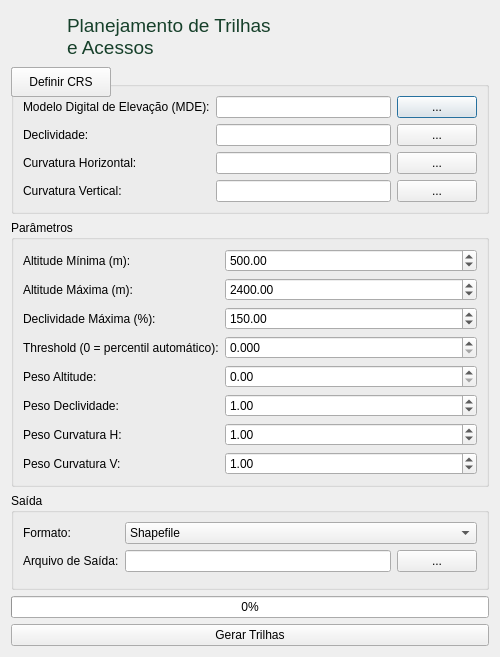
<?xml version="1.0" encoding="UTF-8"?>
<ui version="4.0">
 <class>TopotrailDialog</class>
 <widget class="QDialog" name="TopotrailDialog">
  <property name="geometry">
   <rect>
    <x>0</x>
    <y>0</y>
    <width>500</width>
    <height>600</height>
   </rect>
  </property>
  <property name="windowTitle">
   <string>TopoTrail - Planejamento de Trilhas e Acessos</string>
  </property>
  <layout class="QVBoxLayout" name="verticalLayout">
   <item>
    <layout class="QHBoxLayout" name="horizontalLayout">
     <item>
      <widget class="QLabel" name="logoLabel">
       <property name="minimumSize">
        <size>
         <width>50</width>
         <height>50</height>
        </size>
       </property>
       <property name="maximumSize">
        <size>
         <width>50</width>
         <height>50</height>
        </size>
       </property>
       <property name="pixmap">
        <pixmap>../logo.png</pixmap>
       </property>
       <property name="scaledContents">
        <bool>true</bool>
       </property>
      </widget>
     </item>
     <item>
      <widget class="QLabel" name="titleLabel">
       <property name="text">
        <string>Planejamento de Trilhas
e Acessos</string>
       </property>
       <property name="styleSheet">
        <string>font-family: &quot;Britannic Bold&quot;; font-size: 14pt; color: #16402a;</string>
       </property>
      </widget>
     </item>
    </layout>
   </item>
   <item>
    <widget class="QGroupBox" name="inputGroup">
     <property name="title">
      <string>Dados de Entrada</string>
     </property>
     <layout class="QFormLayout" name="formLayout">
      <item row="0" column="0">
       <widget class="QLabel" name="demLabel">
        <property name="text">
         <string>Modelo Digital de Elevação (MDE):</string>
        </property>
       </widget>
      </item>
      <item row="0" column="1">
       <layout class="QHBoxLayout" name="horizontalLayout_2">
        <item>
         <widget class="QLineEdit" name="demFileEdit">
          <property name="readOnly">
           <bool>true</bool>
          </property>
         </widget>
        </item>
        <item>
         <widget class="QPushButton" name="demBrowseButton">
          <property name="text">
           <string>...</string>
          </property>
         </widget>
        </item>
       </layout>
      </item>
      <item row="0" column="2">
       <widget class="QLabel" name="demCrsLabel">
        <property name="text">
         <string>CRS: -</string>
        </property>
        <property name="styleSheet">
         <string>color: #888;</string>
        </property>
       </widget>
      </item>
      <item row="0" column="3">
       <widget class="QPushButton" name="demCrsButton">
        <property name="text">
         <string>Definir CRS</string>
        </property>
       </widget>
      </item>
      <item row="1" column="0">
       <widget class="QLabel" name="slopeLabel">
        <property name="text">
         <string>Declividade:</string>
        </property>
       </widget>
      </item>
      <item row="1" column="1">
       <layout class="QHBoxLayout" name="horizontalLayout_3">
        <item>
         <widget class="QLineEdit" name="slopeFileEdit">
          <property name="readOnly">
           <bool>true</bool>
          </property>
         </widget>
        </item>
        <item>
         <widget class="QPushButton" name="slopeBrowseButton">
          <property name="text">
           <string>...</string>
          </property>
         </widget>
        </item>
       </layout>
      </item>
      <item row="1" column="2">
       <widget class="QLabel" name="slopeCrsLabel">
        <property name="text">
         <string>CRS: -</string>
        </property>
        <property name="styleSheet">
         <string>color: #888;</string>
        </property>
       </widget>
      </item>
      <item row="1" column="3">
       <widget class="QPushButton" name="slopeCrsButton">
        <property name="text">
         <string>Definir CRS</string>
        </property>
       </widget>
      </item>
      <item row="2" column="0">
       <widget class="QLabel" name="curvHLabel">
        <property name="text">
         <string>Curvatura Horizontal:</string>
        </property>
       </widget>
      </item>
      <item row="2" column="1">
       <layout class="QHBoxLayout" name="horizontalLayout_4">
        <item>
         <widget class="QLineEdit" name="curvHFileEdit">
          <property name="readOnly">
           <bool>true</bool>
          </property>
         </widget>
        </item>
        <item>
         <widget class="QPushButton" name="curvHBrowseButton">
          <property name="text">
           <string>...</string>
          </property>
         </widget>
        </item>
       </layout>
      </item>
      <item row="2" column="2">
       <widget class="QLabel" name="curvHCrsLabel">
        <property name="text">
         <string>CRS: -</string>
        </property>
        <property name="styleSheet">
         <string>color: #888;</string>
        </property>
       </widget>
      </item>
      <item row="2" column="3">
       <widget class="QPushButton" name="curvHCrsButton">
        <property name="text">
         <string>Definir CRS</string>
        </property>
       </widget>
      </item>
      <item row="3" column="0">
       <widget class="QLabel" name="curvVLabel">
        <property name="text">
         <string>Curvatura Vertical:</string>
        </property>
       </widget>
      </item>
      <item row="3" column="1">
       <layout class="QHBoxLayout" name="horizontalLayout_5">
        <item>
         <widget class="QLineEdit" name="curvVFileEdit">
          <property name="readOnly">
           <bool>true</bool>
          </property>
         </widget>
        </item>
        <item>
         <widget class="QPushButton" name="curvVBrowseButton">
          <property name="text">
           <string>...</string>
          </property>
         </widget>
        </item>
       </layout>
      </item>
      <item row="3" column="2">
       <widget class="QLabel" name="curvVCrsLabel">
        <property name="text">
         <string>CRS: -</string>
        </property>
        <property name="styleSheet">
         <string>color: #888;</string>
        </property>
       </widget>
      </item>
      <item row="3" column="3">
       <widget class="QPushButton" name="curvVCrsButton">
        <property name="text">
         <string>Definir CRS</string>
        </property>
       </widget>
      </item>
     </layout>
    </widget>
   </item>
   <item>
    <widget class="QGroupBox" name="paramsGroup">
     <property name="title">
      <string>Parâmetros</string>
     </property>
     <layout class="QFormLayout" name="formLayout_2">
      <item row="0" column="0">
       <widget class="QLabel" name="altMinLabel">
        <property name="text">
         <string>Altitude Mínima (m):</string>
        </property>
       </widget>
      </item>
      <item row="0" column="1">
       <widget class="QDoubleSpinBox" name="altMinSpin">
        <property name="minimum">
         <double>0.000000000000000</double>
        </property>
        <property name="maximum">
         <double>10000.000000000000000</double>
        </property>
        <property name="value">
         <double>500.000000000000000</double>
        </property>
       </widget>
      </item>
      <item row="1" column="0">
       <widget class="QLabel" name="altMaxLabel">
        <property name="text">
         <string>Altitude Máxima (m):</string>
        </property>
       </widget>
      </item>
      <item row="1" column="1">
       <widget class="QDoubleSpinBox" name="altMaxSpin">
        <property name="minimum">
         <double>0.000000000000000</double>
        </property>
        <property name="maximum">
         <double>10000.000000000000000</double>
        </property>
        <property name="value">
         <double>2400.000000000000000</double>
        </property>
       </widget>
      </item>
      <item row="2" column="0">
       <widget class="QLabel" name="maxSlopeLabel">
        <property name="text">
         <string>Declividade Máxima (%):</string>
        </property>
       </widget>
      </item>
      <item row="2" column="1">
       <widget class="QDoubleSpinBox" name="maxSlopeSpin">
        <property name="maximum">
          <double>200.000000000000000</double>
        </property>
        <property name="value">
          <double>150.000000000000000</double>
        </property>
       </widget>
      </item>
      <item row="3" column="0">
       <widget class="QLabel" name="thresholdLabel">
        <property name="text">
         <string>Threshold (0 = percentil automático):</string>
        </property>
       </widget>
      </item>
      <item row="3" column="1">
       <widget class="QDoubleSpinBox" name="thresholdSpin">
        <property name="minimum">
         <double>0.000</double>
        </property>
        <property name="maximum">
         <double>1.000</double>
        </property>
        <property name="singleStep">
         <double>0.010</double>
        </property>
        <property name="decimals">
         <number>3</number>
        </property>
        <property name="value">
          <double>0.000</double>
        </property>
        <property name="keyboardTracking">
         <bool>true</bool>
        </property>
       </widget>
      </item>
      <item row="4" column="0">
       <widget class="QLabel" name="weightAltLabel">
        <property name="text">
         <string>Peso Altitude:</string>
        </property>
       </widget>
      </item>
      <item row="4" column="1">
       <widget class="QDoubleSpinBox" name="weightAltSpin">
        <property name="minimum">
         <double>0.000000000000000</double>
        </property>
        <property name="maximum">
         <double>10.000000000000000</double>
        </property>
        <property name="value">
          <double>0.000000000000000</double>
        </property>
       </widget>
      </item>
      <item row="5" column="0">
       <widget class="QLabel" name="weightSlopeLabel">
        <property name="text">
         <string>Peso Declividade:</string>
        </property>
       </widget>
      </item>
      <item row="5" column="1">
       <widget class="QDoubleSpinBox" name="weightSlopeSpin">
        <property name="minimum">
         <double>0.000000000000000</double>
        </property>
        <property name="maximum">
         <double>10.000000000000000</double>
        </property>
        <property name="value">
         <double>1.000000000000000</double>
        </property>
       </widget>
      </item>
      <item row="6" column="0">
       <widget class="QLabel" name="weightCurvHLabel">
        <property name="text">
         <string>Peso Curvatura H:</string>
        </property>
       </widget>
      </item>
      <item row="6" column="1">
       <widget class="QDoubleSpinBox" name="weightCurvHSpin">
        <property name="minimum">
         <double>0.000000000000000</double>
        </property>
        <property name="maximum">
         <double>10.000000000000000</double>
        </property>
        <property name="value">
         <double>1.000000000000000</double>
        </property>
       </widget>
      </item>
      <item row="7" column="0">
       <widget class="QLabel" name="weightCurvVLabel">
        <property name="text">
         <string>Peso Curvatura V:</string>
        </property>
       </widget>
      </item>
      <item row="7" column="1">
       <widget class="QDoubleSpinBox" name="weightCurvVSpin">
        <property name="minimum">
         <double>0.000000000000000</double>
        </property>
        <property name="maximum">
         <double>10.000000000000000</double>
        </property>
        <property name="value">
         <double>1.000000000000000</double>
        </property>
       </widget>
      </item>
     </layout>
    </widget>
   </item>
   <item>
    <widget class="QGroupBox" name="outputGroup">
     <property name="title">
      <string>Saída</string>
     </property>
     <layout class="QFormLayout" name="formLayout_3">
      <item row="0" column="0">
       <widget class="QLabel" name="formatLabel">
        <property name="text">
         <string>Formato:</string>
        </property>
       </widget>
      </item>
      <item row="0" column="1">
       <widget class="QComboBox" name="formatComboBox">
        <item>
         <property name="text">
          <string>Shapefile</string>
         </property>
        </item>
        <item>
         <property name="text">
          <string>GeoPackage</string>
         </property>
        </item>
        <item>
         <property name="text">
          <string>KML</string>
         </property>
        </item>
       </widget>
      </item>
      <item row="1" column="0">
       <widget class="QLabel" name="outputLabel">
        <property name="text">
         <string>Arquivo de Saída:</string>
        </property>
       </widget>
      </item>
      <item row="1" column="1">
       <layout class="QHBoxLayout" name="horizontalLayout_6">
        <item>
         <widget class="QLineEdit" name="outputFileEdit">
          <property name="readOnly">
           <bool>true</bool>
          </property>
         </widget>
        </item>
        <item>
         <widget class="QPushButton" name="outputBrowseButton">
          <property name="text">
           <string>...</string>
          </property>
         </widget>
        </item>
       </layout>
      </item>
      <item row="2" column="0" colspan="2">
       <widget class="QWidget" name="outputCrsWidget"/>
      </item>
     </layout>
    </widget>
   </item>
   <item>
    <widget class="QProgressBar" name="progressBar">
     <property name="value">
      <number>0</number>
     </property>
    </widget>
   </item>
   <item>
    <widget class="QPushButton" name="generateButton">
     <property name="text">
      <string>Gerar Trilhas</string>
     </property>
    </widget>
   </item>
  </layout>
 </widget>
 <resources/>
 <connections/>
</ui> 
